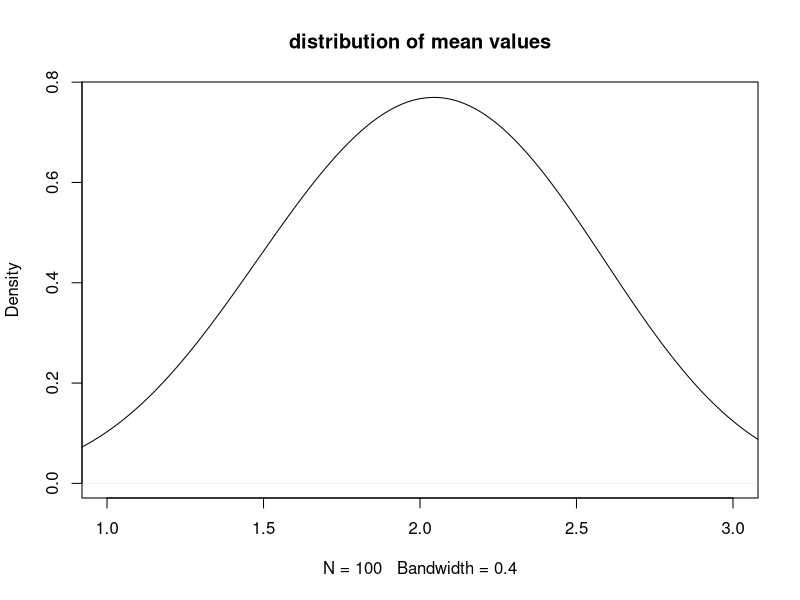
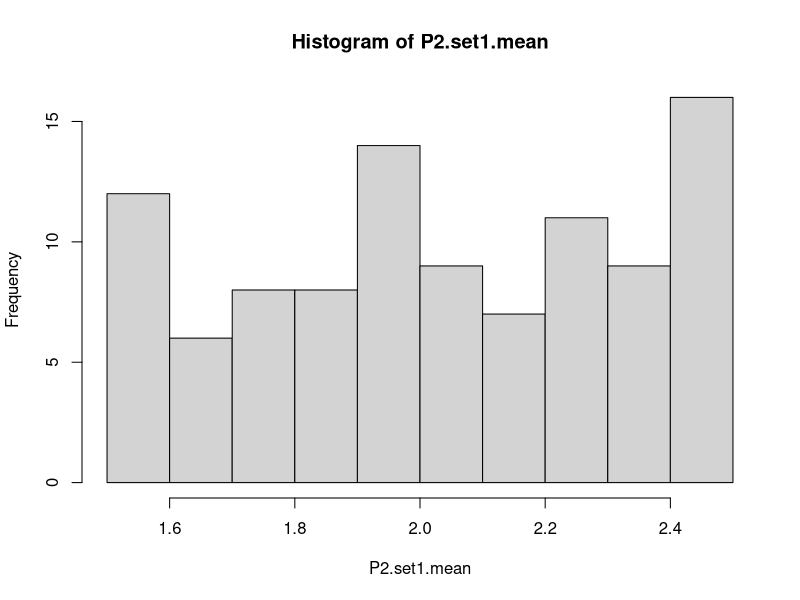
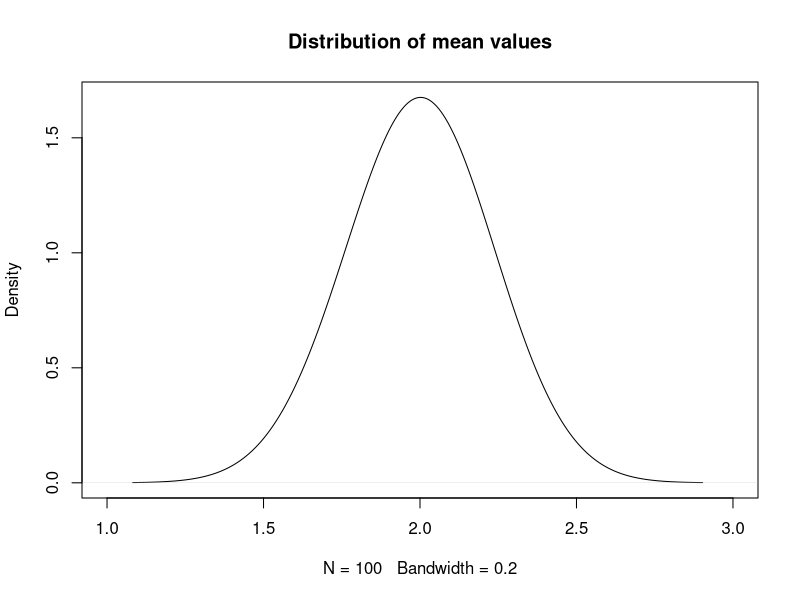
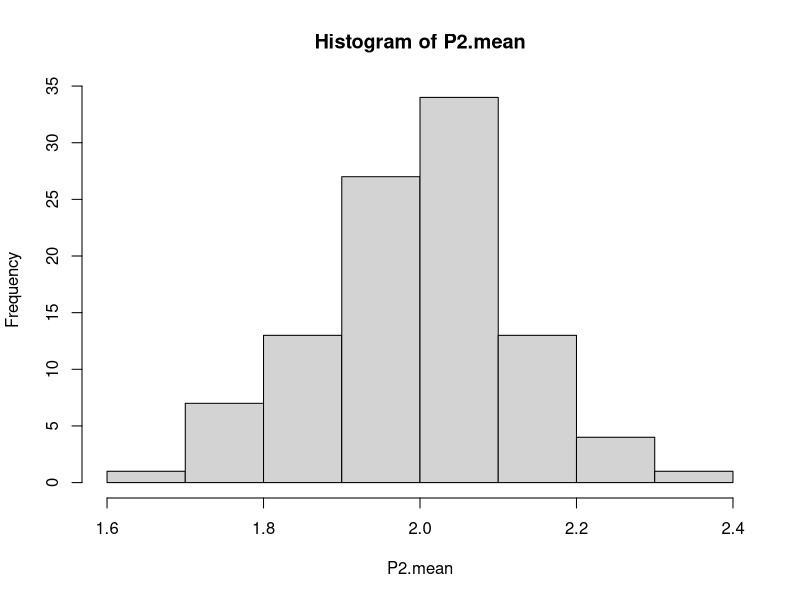
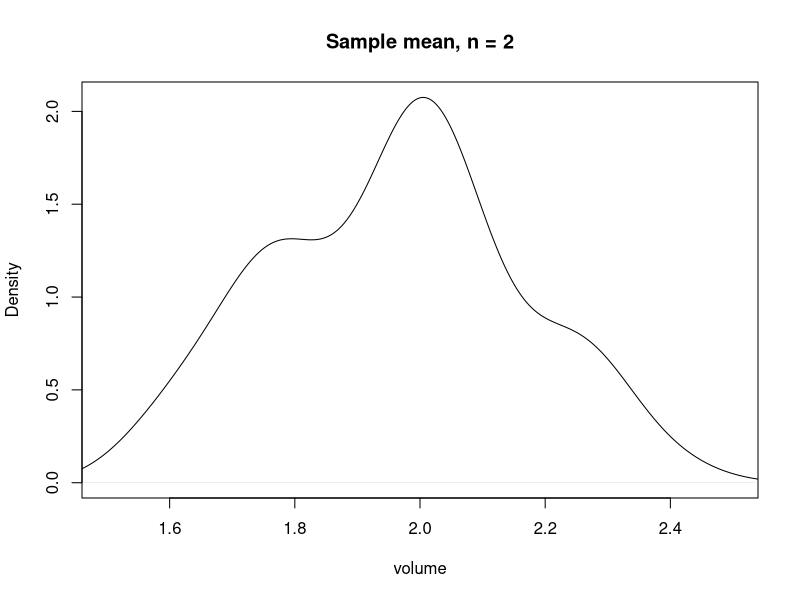
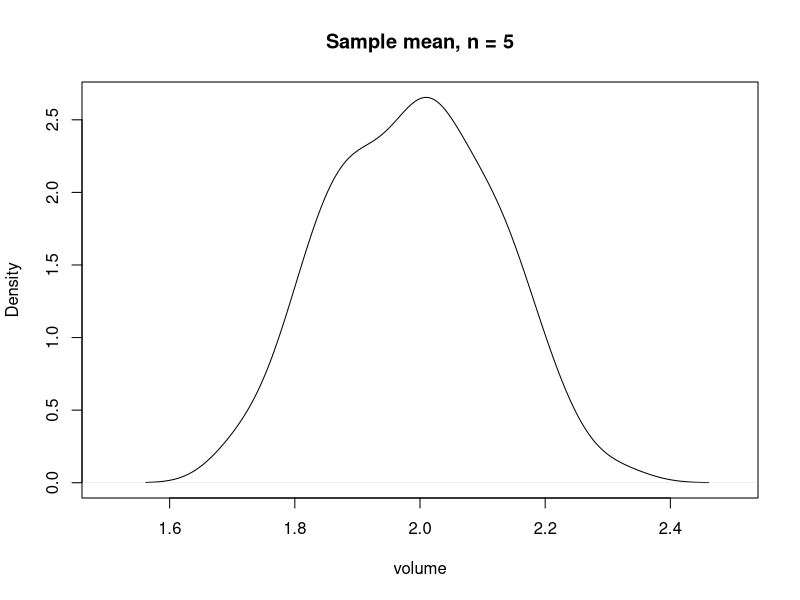
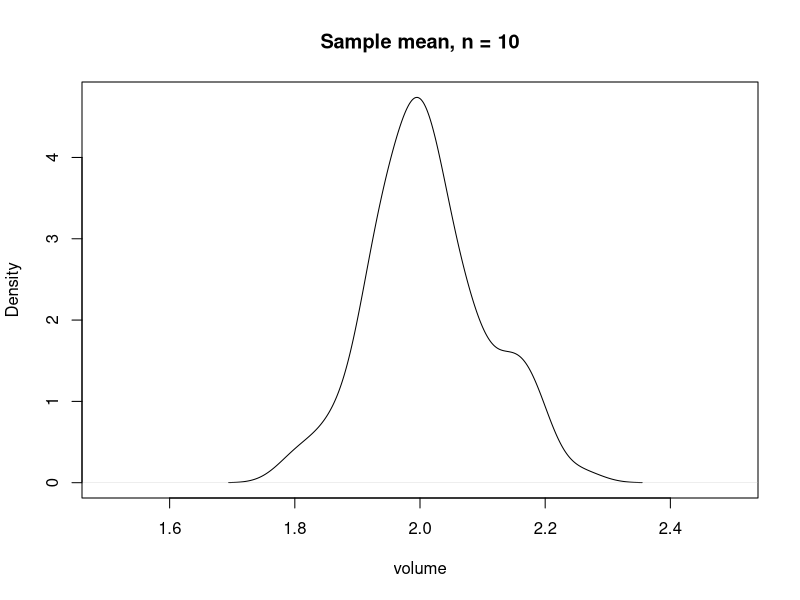
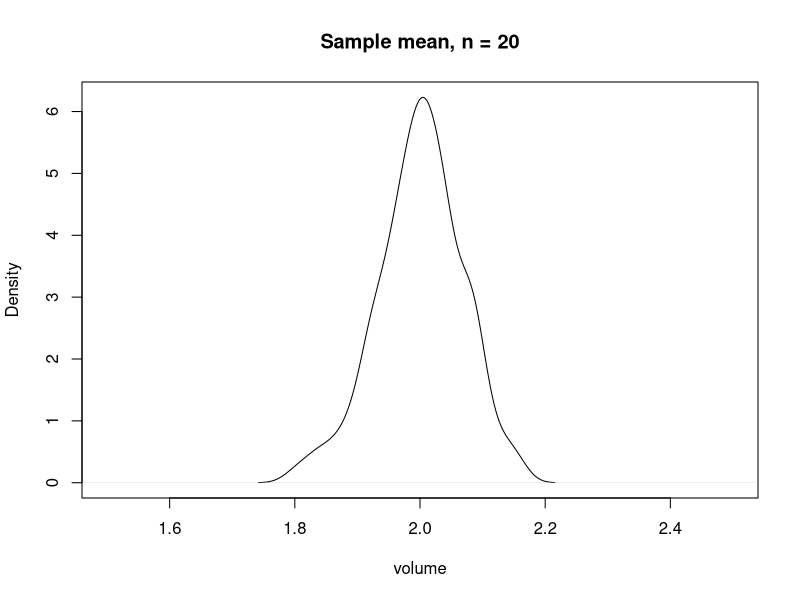

These figures' R source, in order:
## ---- chunk 1
dbinom(x=7, size=10, prob = 0.5) 
# x = number of successes; size = number of trials; prob = probability of success on each trial
## ---- chunk 2
pbinom(6,size=10,prob=0.5,lower.tail=FALSE) 
## ---- chunk 3
# Measurements with P2, varying between 1.5 µl and 2.5 µl
N = 1     # 1 measurement per sample

# for each of the 100 samples, we draw randomly one measurement from a uniform distribution with min=1.5 and max=2.5:
P2.set1 <- sapply(1:100, function(x) {  
  runif(N, min = 1.5, max=2.5)
})        

head(P2.set1)
## ---- chunk 4
P2.set1.mean = sapply(P2.set1,mean)
head(P2.set1.mean)
## ---- chunk 5
plot(density(P2.set1.mean,bw=0.4), xlim = c(1,3),main='distribution of mean values')
hist(P2.set1.mean)
## ---- chunk 6
N = 5     # 5 measurements per sample

P2.sets = lapply(1:100, function(x) {
  runif(N, min = 1.5, max=2.5)
})
head(P2.sets)
## ---- chunk 7
P2.mean <- sapply(P2.sets,mean)
head(P2.mean)
## ---- chunk 8
plot(density(P2.mean,bw=0.2), xlim = c(1,3), main = 'Distribution of mean values')
hist(P2.mean)
## ---- chunk 9
N = c(2,5,10,20,50,100,500)   # increasing number of drops per sample

lapply(N,function(n) {
  P2.exp = lapply(1:100, function(x) {
    runif(n,min = 1.5, max=2.5)
  }) 
  # Calculate the mean
  P2.exp.mean = sapply(P2.exp,mean)
  # plot the distribution of the mean values 
  plot(density(P2.exp.mean), 
     type='l',
     xlab = "volume", 
     main = paste("Sample mean, n =",n),
     xlim = c(1.5,2.5))
})

## ---- chunk 10
# sample size
N <- 1:100 # Goes from 1 to 100 (measurements per sample)

# Calculate the mean of the samples
P2.exp.mean <- sapply(N,function(n) {
  mean(sapply(1:100, function(y){
    mean(runif(n,min = 1.5, max=2.5)) # to get the mean value of the N measurements for each of the 100 samples
  })) # to get the mean of the distribution (of the sample's mean values)
}) 

# Plot the distribution of the means for increasing sample size
plot(P2.exp.mean, ylab = "Mean value for P2 with increasing N", 
     pch=20,
     ylim = c(1.9,2.1),xlab='Sample size');abline(h =2, col = "blue", lty = 2)
## ---- chunk 11
# sample size
N <- 1:100 # Goes from 1 to 100
#
# Calculate the sd of the mean values (is actually the standard error!)
P2.exp.se <- sapply(N,function(n) {
  sd(sapply(1:100, function(y){
    mean(runif(n,min = 1.5, max=2.5))  # to get the mean value of the N measurements for each of the 100 samples
  }) )                                                   # to get the sd of the distribution (of the sample's mean values)
})

# Plot the distribution of the standard error (SE)
plot(P2.exp.se, ylab = "SE value for P2",xlab = 'Sample size',pch=20)
## ---- chunk 12
lambda = 75
## ---- chunk 13
# size of the sample
N = 8
#
# we now draw 100 times samples of size N=8
X = lapply(1:100,function(i) {rpois(N,lambda = lambda)})
## ---- chunk 14
# we compute the sample means
Xm = sapply(X,mean)
# and the sample standard deviations
Xsd = sapply(X,sd) 
## ---- chunk 15
df = N-1
tc = qt(c(0.975),df) # this is the critical value for the t-distribution for df = N-1 degrees of freedom and 95% CI

Xl = Xm-tc*Xsd/sqrt(N) # upper bound of the 95% CI
Xh = Xm+tc*Xsd/sqrt(N) # lower bound of the 95% CI
## ---- chunk 16
col = c('red','blue')

## vector of TRUE/FALSE if the real expectation value lambda is inside the interval
i.ok =  as.factor(Xl < lambda & Xh > lambda)

## plot the mean values and the confidence interval
plot(Xm,ylim=c(50,100),pch=20,ylab="",main=paste("Mean values and confidence intervals,N=",N));abline(h=lambda,lty=3);lapply(1:length(Xl),function(i) {points(c(i,i),c(Xl[i],Xh[i]),type="l",col=col[i.ok[i]],lwd=2)})
